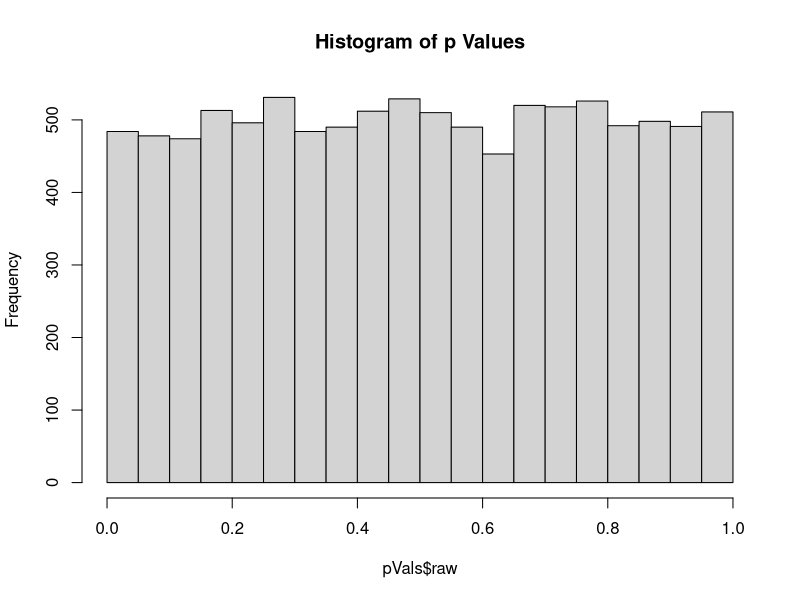
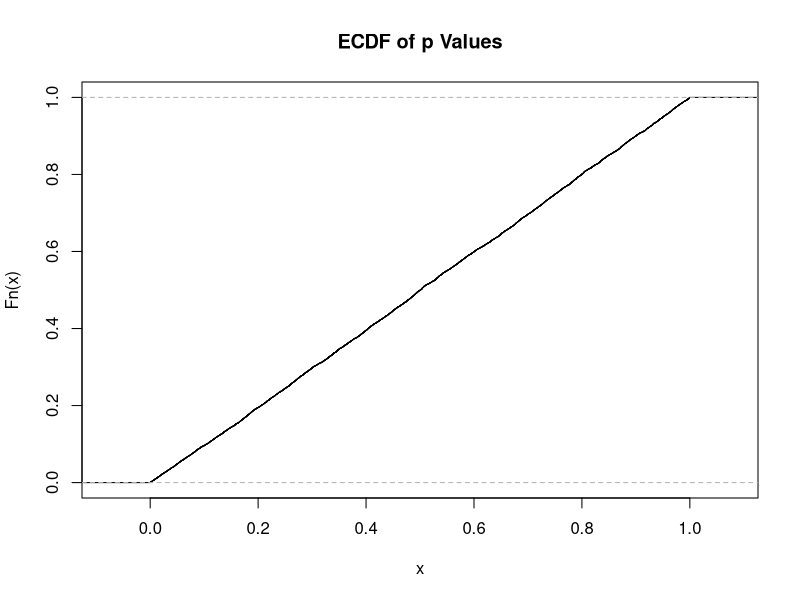
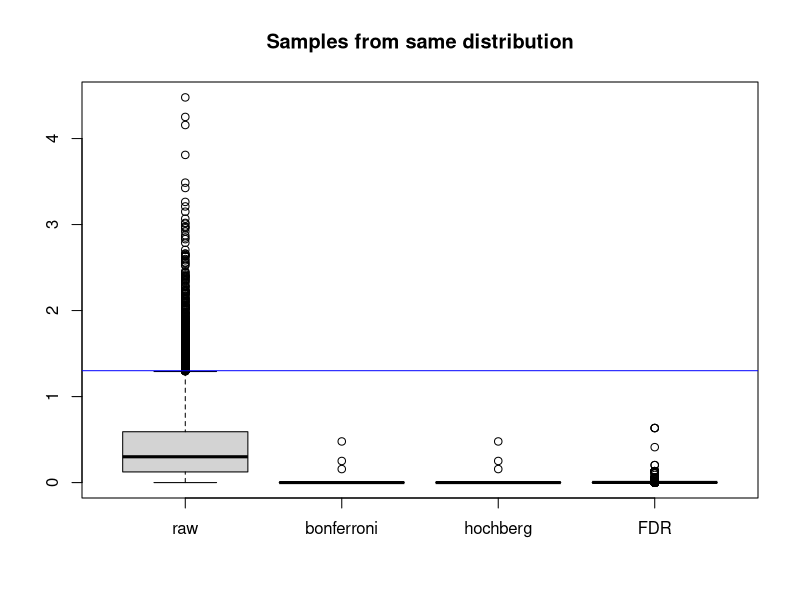
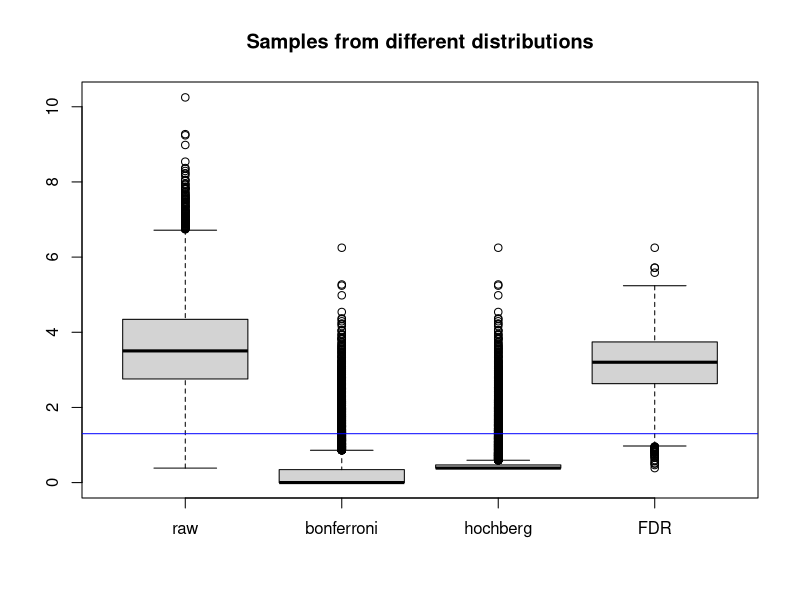

These charts were generated, in order, by the following R code:
## ---- chunk 1
knitr::opts_chunk$set(echo = T, collapse=T,include =T)
## ---- chunk 2
MHE <- function(nFeatures, nSample, popMean1, popMean2, popSD){
  data.frame(raw = unlist(lapply(1:nFeatures, function(x){
    smp1 <- rnorm(nSample, popMean1, popSD)
    smp2 <- rnorm(nSample, popMean2, popSD)
    t.test(smp1, smp2)$p.value
  })))
}
## ---- chunk 3
set.seed(2020) # Seed for reproducibility purposes
nFeat <- 1e4 # Number of features
pVals <- MHE(nFeatures = nFeat, nSample = 10, popMean1 = 100, popMean2 = 100, popSD = 10)
## ---- chunk 4
hist(pVals$raw, main = "Histogram of p Values")
## ---- chunk 5
alpha <- 0.05
sum(pVals$raw < alpha) / nFeat
## ---- chunk 6
plot(ecdf(pVals$raw), main = "ECDF of p Values")
## ---- chunk 7
bonferroni_correction <- function(p){
  pTmp <- p * length(p)
  pTmp <- sapply(pTmp, function(x){
    min(x, 1)
  })
  return(pTmp)
}
## ---- chunk 8
pVals$bonferroni <- bonferroni_correction(pVals$raw)
sum(pVals$bonferroni < 0.05)
## ---- chunk 9
pVals2 <- MHE(nFeatures = nFeat, nSample = 10, popMean1 = 100, popMean2 = 120, popSD = 10)
pVals2$bonferroni <- bonferroni_correction(pVals2$raw)
mean(pVals2$bonferroni < 0.05)
## ---- chunk 10
hochberg_correction <- function(p){
  oNames <- names(p) # save the original names if there are
  names(p) <- seq_along(p)
  pTmp <- sort(p, decreasing = FALSE)
  pTmp <- pTmp * (length(p):1)
  pTmp[which(pTmp > max(p))] <- max(p)
  pAdj <- pTmp[order(as.numeric(names(pTmp)))] #Sort p values in original order
  names(pAdj) <- oNames #Original names (if any)
  return(pAdj)
}
## ---- chunk 11
pVals$hochberg <- hochberg_correction(pVals$raw) 
pVals2$hochberg <- hochberg_correction(pVals2$raw) 
mean(pVals2$hochberg < 0.05)
## ---- chunk 12
# Benjamin Hochberg FDR correction implementation
BH_correction <- function(p){
  oNames <- names(p) # save the original names if there are
  names(p) <- seq_along(p)
  pTmp <- sort(p, decreasing = FALSE)
  rank <- seq_along(pTmp)
  for(i in rev(head(rank, -1))){
    pA <- pTmp[i + 1] # The previous corrected p value
    pB <- pTmp[i] * length(p) / rank[i] # p value * number of p Values / rank
    pTmp[i] <- min(c(pA, pB)) # The minimum of both
  }
  pAdj <- pTmp[order(as.numeric(names(pTmp)))]
  names(pAdj) <- oNames
  return(pAdj)
}
## ---- chunk 13
pVals$FDR <- BH_correction(pVals$raw)
pVals2$FDR <- BH_correction(pVals2$raw)

FDR1 <- mean(pVals$FDR < 0.05)
FDR2 <- mean(pVals2$FDR < 0.05)
## ---- chunk 14
boxplot(-log10(pVals), main = "Samples from same distribution")
abline(h = -log10(0.05), col = "blue", las = 2)
## ---- chunk 15
boxplot(-log10(pVals2), main = "Samples from different distributions")
abline(h = -log10(0.05), col = "blue", las = 2)
